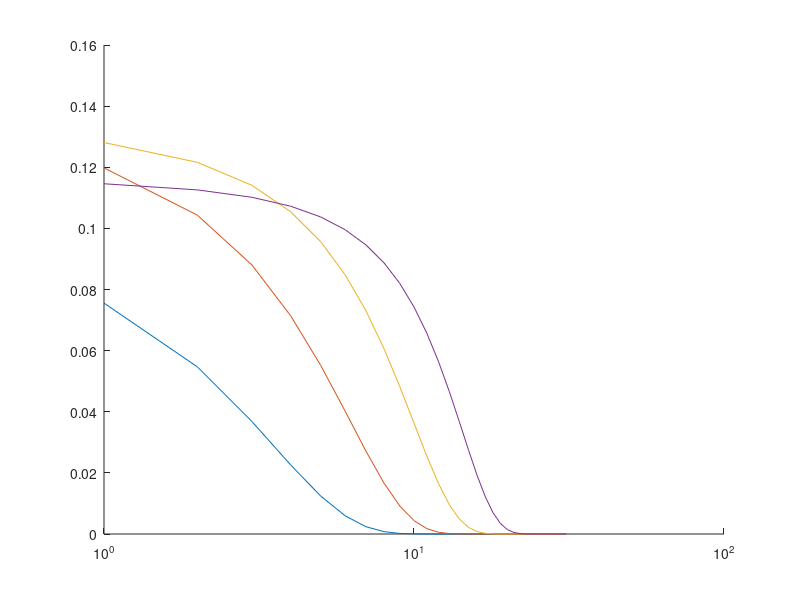

Write MATLAB code to recreate this figure.
clear all
format shortE

x = [0:1:30];
x10 = x/10;
EsN0 = 10.^x10;

BERbpsk = 0.5 * erfc(sqrt(EsN0))

hold all
for i = [1:4]
    M = 4^i;
    BER = 1-(1-2*(1-1/sqrt(M))*0.5*erfc(sqrt(3/2*EsN0*log2(M)/(M-1)))).^2;
    BER = BER ./ log2(M)
    semilogx(BER);
end